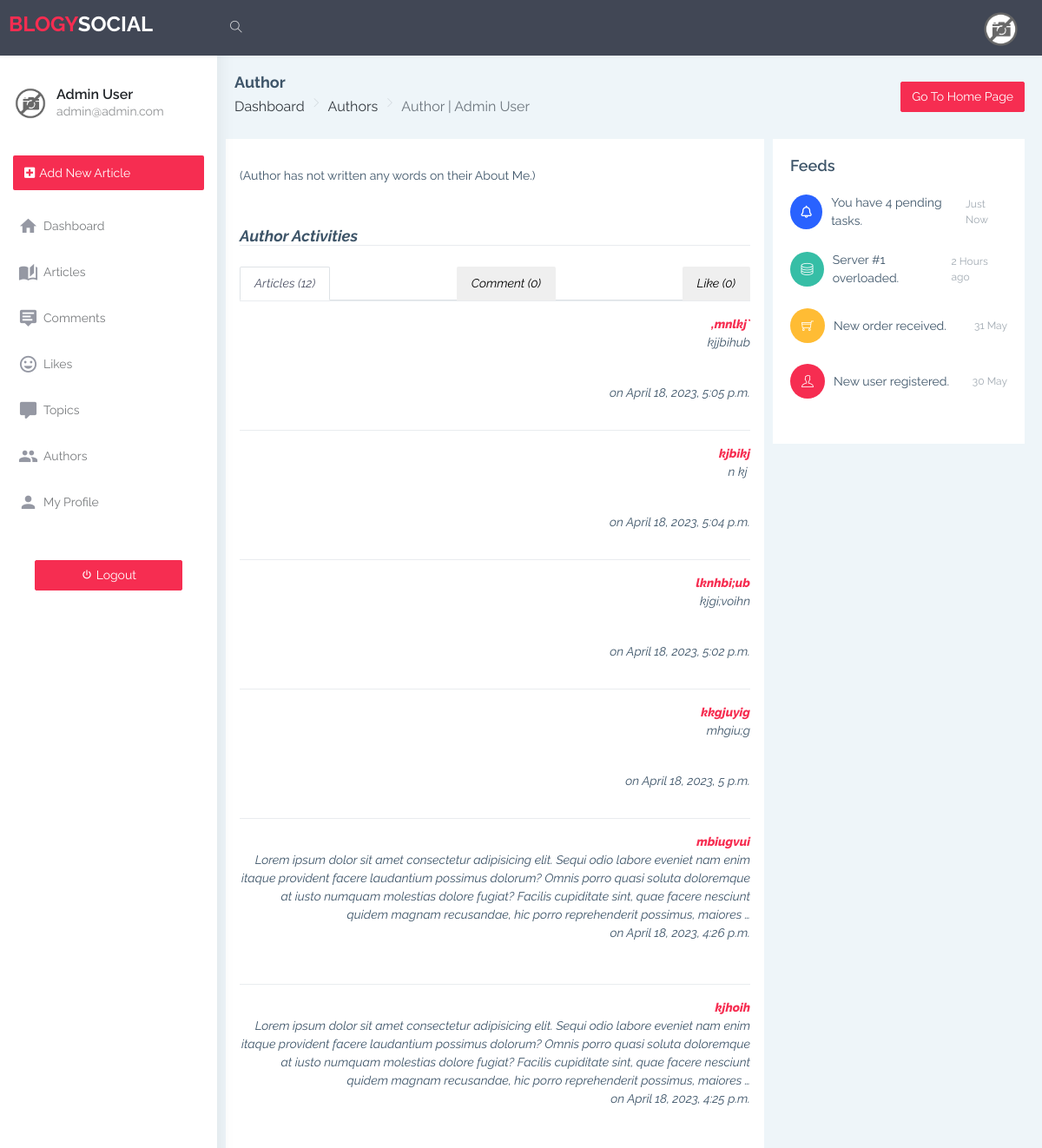
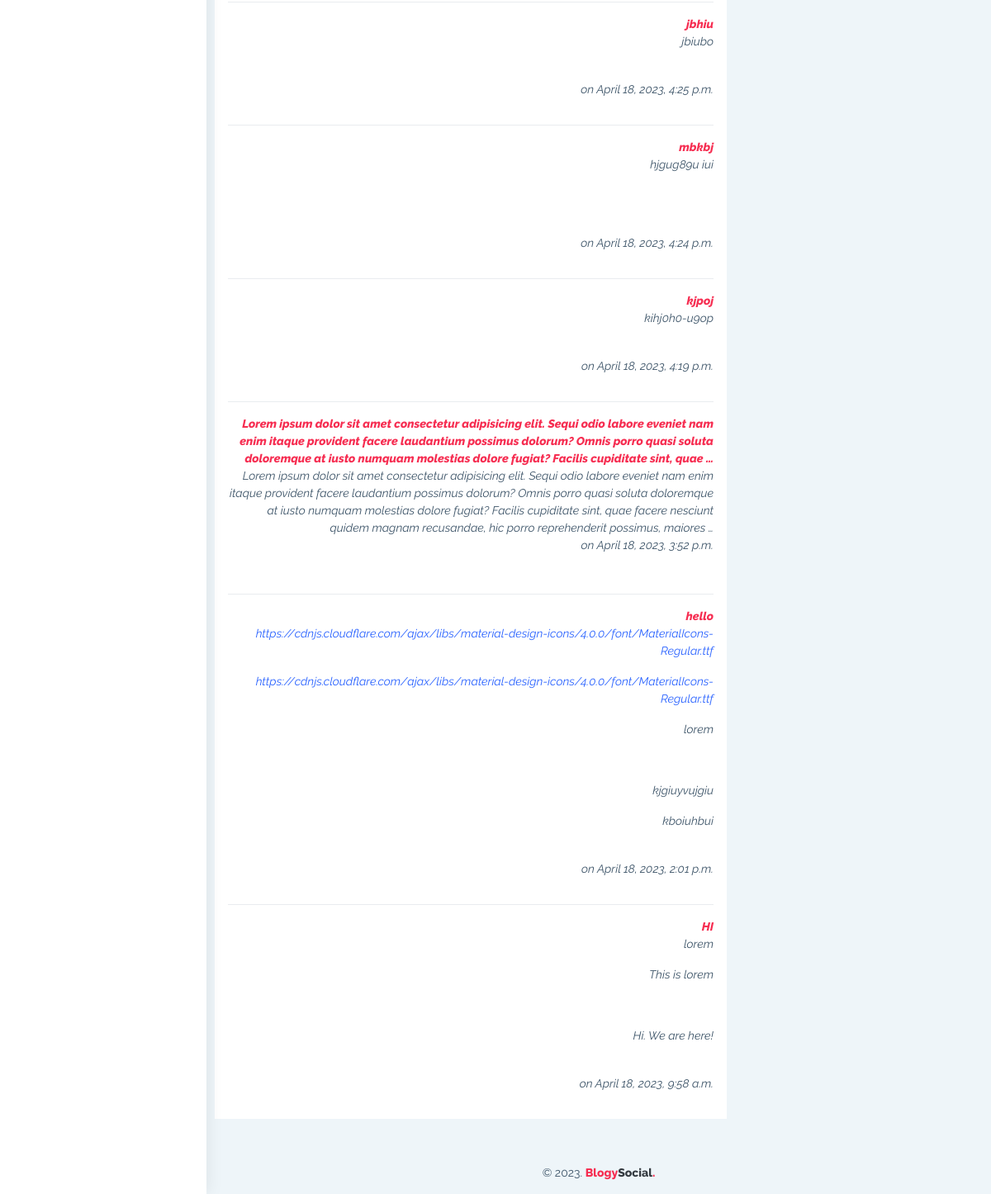
The app's page /posts/authors/admin/ (signed in) with its own data (2 pictures, top to bottom).
### accounts/models.py (models this page shows, shortened)
class UserModel(AbstractBaseUser, PermissionsMixin):
    username = models.CharField(
        _('Username'),
        max_length=100,
        unique=True
    )
    email = models.CharField(
        _('Email Address'),
        max_length=150,
        unique=True
    )
    name = models.CharField(
        _('Name'),
        max_length=100
    )
    password = models.CharField(
        _('Password'),
        max_length=50
    )
    phone = models.CharField(
        _('Phone Number'),
        max_length=35,
        null=True,
        blank=True
    )
    photo = models.ImageField(
        verbose_name=_('Author Photo'),
        help_text=_('Upload photo'),
        upload_to='images/authors/',
        default='images/default.png',
        null=True,
        blank=True
    )
    about_me = models.TextField(
        _('About me'),
        max_length=255,
        null=True,
        blank=True
    )
    web = models.CharField(
        verbose_name=_('Author Website'),
        max_length=255,
        null=True,
        blank=True
    )
    instagram = models.CharField(
        verbose_name=_('Author Instagram'),
        max_length=255,
        null=True,
        blank=True
    )
    twitter = models.CharField(
        verbose_name=_('Author Twitter'),
        max_length=255,
        null=True,
        blank=True
    )
    remember_me = models.BooleanField(default=False)
    is_active = models.BooleanField(default=False)
    is_staff = models.BooleanField(default=False)
    created_at = models.DateTimeField(auto_now_add=True)
    updated_at = models.DateTimeField(auto_now=True)
    deleted_at = models.DateTimeField(null=True, blank=True)
    objects = CustomAccountsManager()
    USERNAME_FIELD = 'username'
    REQUIRED_FIELDS = ['email', 'password']
    class Meta:
        verbose_name = 'Account'
        verbose_name_plural = 'Accounts'

### posts/models.py (models this page shows, shortened)
class Article(models.Model):
    is_featured = models.BooleanField(
        verbose_name=_('Make Article Featured'),
        help_text=_('Change make article featured on index(home) page'),
        default=False,
    )
    title = models.CharField(
        verbose_name=_('Article Title'),
        help_text=_('Required and unique'),
        max_length=150,
        unique=True,
    )
    slug = models.SlugField(
        verbose_name=_(
            'Article safe URL'),
        max_length=255,
        unique=True)
    body = RichTextField(
        verbose_name=_('Write your Article'),
        unique=True,
    )
    image = models.ImageField(
        verbose_name=_('Article Preview Image'),
        help_text=_('Upload Article Image'),
        upload_to='images/articles/',
        default='images/default.png',
    )
    topic = models.ForeignKey(
        Topic,
        on_delete=models.CASCADE,
        verbose_name=_('Choose a Topic'
                       ))
    added_by = models.ForeignKey(UserModel, on_delete=models.CASCADE)
    is_active = models.BooleanField(
        verbose_name=_('Topic visibility'),
        help_text=_('Change topic visibility'),
        default=True,
    )
    created_at = models.DateTimeField(
        _('Created at'), auto_now_add=True, editable=False)
    updated_at = models.DateTimeField(_('Updated at'), auto_now=True)
    deleted_at = models.DateTimeField(null=True, blank=True)
    class Meta:
        verbose_name = _('Article')
        verbose_name_plural = _('Articles')

### posts/views.py (the view)
@login_required
def view_author(request, username):
    author = get_object_or_404(
        UserModel, username=username, is_active=True)
    topics_by_author = Topic.objects.filter(
        added_by=author, is_active=True).order_by('-updated_at')
    articles_by_author = Article.objects.filter(
        added_by=author, is_active=True).order_by('-updated_at')
    comments_by_author = Comment.objects.filter(
        added_by=author, is_active=True).order_by('-updated_at')
    likes_by_author = Like.objects.filter(
        added_by=author, is_active=True).order_by('-updated_at')
    topics_count = topics_by_author.count()
    articles_count = articles_by_author.count()
    comments_count = comments_by_author.count()
    likes_count = likes_by_author.count()
    return render(request, 'posts/authors/author.html', {
        'author': author,
        'topics_by_author': topics_by_author,
        'articles_by_author': articles_by_author,
        'comments_by_author': comments_by_author,
        'likes_by_author': likes_by_author,
        'topics_count': topics_count,
        'articles_count': articles_count,
        'comments_count': comments_count,
        'likes_count': likes_count
    })

### pages/context_processors.py (called while the page is built)
def random_topics(request):
    topics = Topic.objects.filter(is_active=True)
    topics_list = list(topics)
    if topics.count() < 20:
        minimum_count = topics.count()
    elif topics.count() < 1:
        minimum_count = 0
    else:
        minimum_count = 20
    random_topics = random.sample(topics_list, minimum_count)
    return {'random_topics': random_topics}

def trending_topics_list(request):
    latest_articles_for_trending_topics = list(
        set(Article.objects.values_list('topic__title', flat=True).order_by('-created_at')[:100]))
    trending_topics_list = Topic.objects.filter(
        title__in=latest_articles_for_trending_topics, is_active=True).order_by('-created_at')
    return {'trending_topics_list': trending_topics_list}

def articles_objects(request):
    articles = Article.objects.filter(is_active=True).order_by('-created_at')
    paginator = Paginator(articles, per_page=10)
    articles_objects = paginator.get_page(1)
    articles_objects.adjusted_elided_pages = paginator.get_elided_page_range(1)
    return {'articles_objects': articles_objects}

### posts/templates/posts/authors/author.html (shortened to what this page needs)
{% extends 'dashboard/base.html' %}
{% load static %}
{% block styles %}
    <link rel="stylesheet" href="{% static 'css/posts.css' %}">
{% endblock %}
{% block heading %}Author{% endblock %}
{% block breadcrumb %}
    <li class="breadcrumb-item"><a href="{% url 'accounts:dashboard' %}" class="text-dark">Dashboard</a></li>
    <li class="breadcrumb-item"><a href="{% url 'posts:authors' %}" class="text-dark">Authors</a></li>
    <li class="breadcrumb-item active" aria-current="page">Author | {{ author.name }}</li>
{% endblock %}
{% block main %}
    <div class="row">
        <section class="col-lg-8 card px-3 py-3">
            <article class="blog-post">
                <section class="mt-3">
                    {% if author.about_me %}
                        {{ author.about_me }}
                    {% else %}
                        <span>(Author has not written any words on their About Me.)</span>
                    {% endif %}
                </section>
                <section id="activities" class="activities mt-5">
                    <h3 class="fs-4 border-bottom my-4 fst-italic">Author Activities</h3>
                    <ul class="nav nav-tabs d-flex justify-content-between fst-italic" id="myTab" role="tablist">
                        <li class="nav-item" role="presentation">
                            <button class="nav-link fst-italic active" id="article-tab" data-bs-toggle="tab" data-bs-target="#article-tab-pane" type="button" role="tab" aria-controls="article-tab-pane" aria-selected="true">Article{% if articles_count < 2 %} {% else %}s{% endif %} ({{ articles_count }})</button>
                        </li>
                        <li class="nav-item" role="presentation">
                            <button class="nav-link fst-italic" id="comments-tab" data-bs-toggle="tab" data-bs-target="#comments-tab-pane" type="button" role="tab" aria-controls="comments-tab-pane" aria-selected="false">Comment{% if comments_count < 2 %} {% else %}s{% endif %} ({{ comments_count }})</button>
                        </li>
                        <li class="nav-item" role="presentation">
                            <button class="nav-link fst-italic" id="likes-tab" data-bs-toggle="tab" data-bs-target="#likes-tab-pane" type="button" role="tab" aria-controls="likes-tab-pane" aria-selected="false">Like{% if likes_count < 2 %} {% else %}s{% endif %} ({{ likes_count }})</button>
                        </li>
                    </ul>
                    <div class="tab-content" id="myTabContent">
                        <div class="tab-pane fade show active" id="article-tab-pane" role="tabpanel" aria-labelledby="article-tab" tabindex="0">
                            <div class="d-flex flex-column gap-3">
                                {% for article in articles_by_author %}
                                    <div class="article fst-italic text-end border-top py-3 d-flex flex-column">
                                        <span class="fw-bold"><a href="{% url 'posts:view_article' article.slug %}" class="fw-bold text-danger">{{ article.title|truncatewords:35 }}</a></span>
                                        <span>{{ article.body|truncatewords:45|safe }}</span>
                                        <br />
                                        <span>on {{ article.created_at }}</span>
                                    </div>
                                {% empty %}
                                    <p class="text-center fs-5 my-4">There are no existing articles yet by author.</p>
                                {% endfor %}
                            </div>
                        </div>
                    </div>
                </section>
            </article>
        </section>
        {% include 'dashboard/includes/feeds.html' %}
    </div>
{% endblock %}

### templates/dashboard/includes/sidenav.html
{% load static %}
<aside class="left-sidebar" data-sidebarbg="skin6">
    <div class="scroll-sidebar">
        <nav class="sidebar-nav">
            <ul id="sidebarnav">
                <li>
                    <div class="user-profile d-flex no-block dropdown m-t-20">
                        <div class="user-pic">
                            <img src="{% if request.user.photo != 'images/default.png' %}{{ request.user.photo.url }}{% else %}{% static 'images/no-image.png' %}{% endif %}" alt="{{ request.user.name }}"
                                class="object-fit-cover" width="40" height="40" />
                            </div>
                        <div class="user-content hide-menu m-l-10">
                            <a href="#" class="" id="Userdd" role="button"
                                data-bs-toggle="dropdown" aria-haspopup="true" aria-expanded="false">
                                <h5 class="m-b-0 user-name font-medium">{{ request.user.name }}</h5>
                                <span class="op-5 user-email">{{ request.user.email }}</span>
                            </a>
                        </div>
                    </div>
                </li>
                <li class="p-15 m-t-10"><a href="{% url 'posts:add_article' %}"
                        class="btn bg-danger d-block w-100 create-btn text-white no-block d-flex align-items-center"><i
                            class="fa fa-plus-square"></i> <span class="hide-menu m-l-5">Add New Article</span> </a>
                </li>
                <li class="sidebar-item"> <a class="sidebar-link waves-effect waves-dark sidebar-link"
                        href="{% url 'accounts:dashboard' %}" aria-expanded="false"><i
                            class="mdi mdi-home"></i><span class="hide-menu">Dashboard</span></a>
                </li>
                <li class="sidebar-item"> <a class="sidebar-link waves-effect waves-dark sidebar-link"
                        href="{% url 'posts:articles' %}" aria-expanded="false"><i
                            class="mdi mdi-book-open-page-variant"></i><span class="hide-menu">Articles</span></a>
                </li>
                <li class="sidebar-item"> <a class="sidebar-link waves-effect waves-dark sidebar-link"
                        href="{% url 'posts:comments' %}" aria-expanded="false"><i
                            class="mdi mdi-tooltip-text"></i><span class="hide-menu">Comments</span></a>
                </li>
                <li class="sidebar-item"> <a class="sidebar-link waves-effect waves-dark sidebar-link"
                        href="{% url 'posts:likes' %}" aria-expanded="false"><i
                            class="mdi mdi-emoticon"></i><span class="hide-menu">Likes</span></a>
                </li>
                <li class="sidebar-item"> <a class="sidebar-link waves-effect waves-dark sidebar-link"
                        href="{% url 'posts:topics' %}" aria-expanded="false"><i
                            class="mdi mdi-comment"></i><span class="hide-menu">Topics</span></a>
                </li>
                {% if request.user.is_staff %}
                    <li class="sidebar-item"> <a class="sidebar-link waves-effect waves-dark sidebar-link"
                            href="{% url 'posts:authors' %}" aria-expanded="false"><i
                                class="mdi mdi-account-multiple"></i><span class="hide-menu">Authors</span></a>
                    </li>
                {% endif %}
                <li class="sidebar-item"> <a class="sidebar-link waves-effect waves-dark sidebar-link"
                        href="{% url 'accounts:profile' %}" aria-expanded="false"><i
                            class="mdi mdi-account"></i><span class="hide-menu">My Profile</span></a>
                </li>
                <li class="text-center p-40 upgrade-btn">
                    <a href="{% url 'accounts:logout' %}"
                        class="btn d-block w-100 btn-danger text-white">
                        <i
                            class="mdi mdi-power"></i>
                        Logout</a>
                </li>
            </ul>
        </nav>
    </div>
</aside>

### records on screen
UserModel: user.name "Admin User", user.email "admin@admin.com", name "Admin User"
Article: title ",mnlkj`", body "kjjbihub", created_at "April 18, 2023, 5:05 p.m."
Article: title "kjbikj", body "n kj", created_at "April 18, 2023, 5:04 p.m."
Article: title "lknhbi;ub", body "kjgi;voihn", created_at "April 18, 2023, 5:02 p.m."
Article: title "kkgjuyig", body "mhgiu;g", created_at "April 18, 2023, 5 p.m."
Article: title "mbiugvui", body "Lorem ipsum dolor sit amet consectetur adipisicing elit. Sequi odio labore eveniet nam enim itaque provident facere laudantium possimus dolorum? Omnis porro quasi soluta doloremque at iusto numquam molestias dolore fugiat? Facilis cupiditate sint, quae facere nesciunt quidem magnam recusandae, hic porro reprehenderit possimus, maiores …", created_at "April 18, 2023, 4:26 p.m."
Article: title "kjhoih", body "Lorem ipsum dolor sit amet consectetur adipisicing elit. Sequi odio labore eveniet nam enim itaque provident facere laudantium possimus dolorum? Omnis porro quasi soluta doloremque at iusto numquam molestias dolore fugiat? Facilis cupiditate sint, quae facere nesciunt quidem magnam recusandae, hic porro reprehenderit possimus, maiores …", created_at "April 18, 2023, 4:25 p.m."
Article: title "jbhiu", body "jbiubo", created_at "April 18, 2023, 4:25 p.m."
Article: title "mbkbj", body "hjgug89u iui", created_at "April 18, 2023, 4:24 p.m."
Article: title "kjpoj", body "kihj0h0-u9op", created_at "April 18, 2023, 4:19 p.m."
Article: title "Lorem ipsum dolor sit amet consectetur adipisicing elit. Sequi odio labore eveniet nam enim itaque provident facere laudantium possimus dolorum? Omnis porro quasi soluta doloremque at iusto numquam molestias dolore fugiat? Facilis cupiditate sint, quae …", body "Lorem ipsum dolor sit amet consectetur adipisicing elit. Sequi odio labore eveniet nam enim itaque provident facere laudantium possimus dolorum? Omnis porro quasi soluta doloremque at iusto numquam molestias dolore fugiat? Facilis cupiditate sint, quae facere nesciunt quidem magnam recusandae, hic porro reprehenderit possimus, maiores …", created_at "April 18, 2023, 3:52 p.m."
Article: title "hello", body "https://cdnjs.cloudflare.com/ajax/libs/material-design-icons/4.0.0/font/MaterialIcons-Regular.ttf https://cdnjs.cloudflare.com/ajax/libs/material-design-icons/4.0.0/font/MaterialIcons-Regular.ttf lorem kjgiuyvujgiu kboiuhbui", created_at "April 18, 2023, 2:01 p.m."
Article: title "HI", body "lorem This is lorem Hi. We are here!", created_at "April 18, 2023, 9:58 a.m."

### other values on screen
{{ articles_count }} "12"
{{ comments_count }} "0"
{{ likes_count }} "0"
